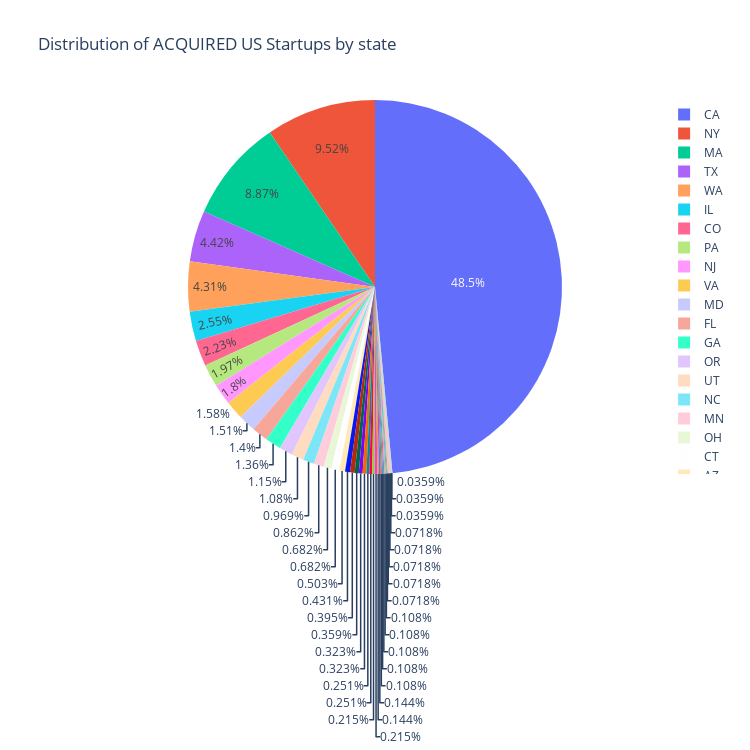

Notebook code for this chart:
### Code cell
fig_isa = px.pie(isa, values = "state_code", names = isa.index, title = "Distribution of ACQUIRED US Startups by state", width = 750, height = 750)
fig_isa.show()

### Figure 1 — Plotly figure (JSON) as saved in the notebook; plotly's stock layout.template omitted (floating-point values rounded to 4 significant figures)
{"data": [{"domain": {"x": [0, 1], "y": [0, 1]}, "hovertemplate": "label=%{label}<br>state_code=%{value}<extra></extra>", "labels": ["CA", "NY", "MA", "TX", "WA", "IL", "CO", "PA", "NJ", "VA", "MD", "FL", "GA", "OR", "UT", "NC", "MN", "OH", "CT", "AZ", "WI", "TN", "MO", "MI", "DC", "NV", "NH", "IN", "RI", "IA", "VT", "SC", "ME", "AL", "OK", "KY", "MT", "KS", "DE", "NE", "MS", "LA", "ID", "NM"], "legendgroup": "", "name": "", "showlegend": true, "type": "pie", "values": [1351, 265, 247, 123, 120, 71, 62, 55, 50, 44, 42, 39, 38, 32, 30, 27, 24, 19, 19, 14, 12, 11, 10, 9, 9, 7, 7, 6, 6, 4, 4, 3, 3, 3, 3, 3, 2, 2, 2, 2, 2, 1, 1, 1]}], "layout": {"height": 750, "legend": {"tracegroupgap": 0}, "title": {"text": "Distribution of ACQUIRED US Startups by state"}, "width": 750}}
